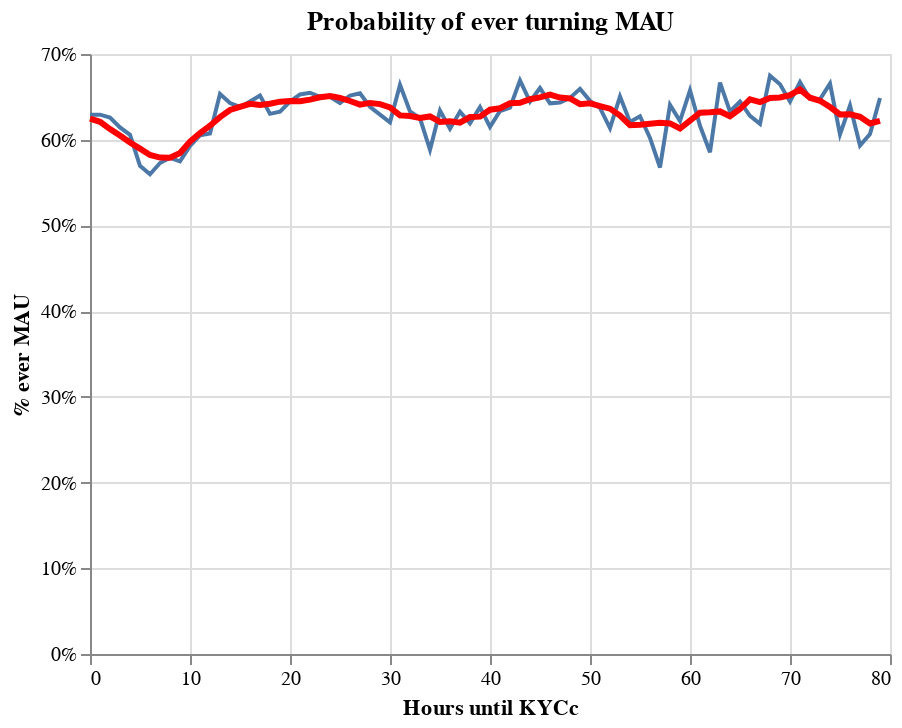

The notebook cell this image was saved under:
### Code cell
data = pd.read_pickle("kyc_time.pkl")


data["time_diff"] = data["time_diff"] / 60
data["time_diff"] = data["time_diff"].round(0)

data = data.groupby(["time_diff"]).agg("mean").reset_index()


data = data.loc[data["time_diff"] < 80, :]

original = (
    alt.Chart(data)
    .mark_line()
    .encode(
        x=alt.X("time_diff:Q", axis=alt.Axis(title="Hours until KYCc")),
        y=alt.Y("activated:Q", axis=alt.Axis(format="%", title="% ever MAU")),
    )
    .properties(title="Probability of ever turning MAU", width=400)
)


ma = (
    alt.Chart(data)
    .mark_line(color="red", size=3)
    .transform_window(rolling_mean="mean(activated)", frame=[-3, 3])
    .encode(x="time_diff:Q", y="rolling_mean:Q")
)

original + ma

### Figure 1 — Vega-Lite specification as saved in the notebook (floating-point values rounded to 4 significant figures)
{"config": {"view": {"continuousWidth": 400, "continuousHeight": 300}}, "layer": [{"mark": "line", "encoding": {"x": {"type": "quantitative", "axis": {"title": "Hours until KYCc"}, "field": "time_diff"}, "y": {"type": "quantitative", "axis": {"format": "%", "title": "% ever MAU"}, "field": "activated"}}, "title": "Probability of ever turning MAU", "width": 400}, {"mark": {"type": "line", "color": "red", "size": 3}, "encoding": {"x": {"type": "quantitative", "field": "time_diff"}, "y": {"type": "quantitative", "field": "rolling_mean"}}, "transform": [{"window": [{"op": "mean", "field": "activated", "as": "rolling_mean"}], "frame": [-3, 3]}]}], "data": {"name": "data-7413cc6c10d084a967381f8930646a75"}, "$schema": "https://vega.github.io/schema/vega-lite/v4.0.2.json", "datasets": {"data-7413cc6c10d084a967381f8930646a75": [{"time_diff": 0.0, "attempts": 1.052, "total": 11.14, "volume": 1862.0, "activated": 0.6292}, {"time_diff": 1.0, "attempts": 1.486, "total": 11.34, "volume": 1907.0, "activated": 0.6293}, {"time_diff": 2.0, "attempts": 1.677, "total": 11.34, "volume": 1850.0, "activated": 0.6259}, {"time_diff": 3.0, "attempts": 1.701, "total": 11.33, "volume": 1948.0, "activated": 0.6144}, {"time_diff": 4.0, "attempts": 1.598, "total": 11.04, "volume": 1863.0, "activated": 0.6057}, {"time_diff": 5.0, "attempts": 1.443, "total": 11.22, "volume": 1647.0, "activated": 0.5695}, {"time_diff": 6.0, "attempts": 1.269, "total": 11.56, "volume": 1536.0, "activated": 0.5597}, {"time_diff": 7.0, "attempts": 1.111, "total": 11.59, "volume": 1511.0, "activated": 0.5728}, {"time_diff": 8.0, "attempts": 1.104, "total": 11.88, "volume": 1464.0, "activated": 0.5789}, {"time_diff": 9.0, "attempts": 1.135, "total": 11.72, "volume": 1451.0, "activated": 0.5747}, {"time_diff": 10.0, "attempts": 1.195, "total": 11.01, "volume": 1572.0, "activated": 0.5929}, {"time_diff": 11.0, "attempts": 1.228, "total": 10.98, "volume": 1582.0, "activated": 0.605}, {"time_diff": 12.0, "attempts": 1.34, "total": 10.74, "volume": 1699.0, "activated": 0.6073}, {"time_diff": 13.0, "attempts": 1.673, "total": 12.3, "volume": 1934.0, "activated": 0.6533}, {"time_diff": 14.0, "attempts": 1.741, "total": 12.07, "volume": 1929.0, "activated": 0.6427}, {"time_diff": 15.0, "attempts": 1.767, "total": 11.17, "volume": 1936.0, "activated": 0.6383}, {"time_diff": 16.0, "attempts": 1.889, "total": 10.86, "volume": 1970.0, "activated": 0.6446}, {"time_diff": 17.0, "attempts": 1.902, "total": 11.53, "volume": 2052.0, "activated": 0.6516}, {"time_diff": 18.0, "attempts": 1.941, "total": 10.92, "volume": 1844.0, "activated": 0.6302}, {"time_diff": 19.0, "attempts": 1.936, "total": 11.02, "volume": 1850.0, "activated": 0.6327}, {"time_diff": 20.0, "attempts": 2.061, "total": 11.02, "volume": 1728.0, "activated": 0.6444}, {"time_diff": 21.0, "attempts": 2.044, "total": 10.93, "volume": 1652.0, "activated": 0.6528}, {"time_diff": 22.0, "attempts": 2.099, "total": 11.31, "volume": 1843.0, "activated": 0.6548}, {"time_diff": 23.0, "attempts": 2.127, "total": 11.1, "volume": 1944.0, "activated": 0.65}, {"time_diff": 24.0, "attempts": 2.139, "total": 10.66, "volume": 1756.0, "activated": 0.6501}, {"time_diff": 25.0, "attempts": 2.236, "total": 10.88, "volume": 2044.0, "activated": 0.6427}, {"time_diff": 26.0, "attempts": 2.323, "total": 10.61, "volume": 1952.0, "activated": 0.6516}, {"time_diff": 27.0, "attempts": 2.391, "total": 12.47, "volume": 2066.0, "activated": 0.6543}, {"time_diff": 28.0, "attempts": 2.366, "total": 10.21, "volume": 1690.0, "activated": 0.6383}, {"time_diff": 29.0, "attempts": 2.341, "total": 10.71, "volume": 1673.0, "activated": 0.6293}, {"time_diff": 30.0, "attempts": 2.372, "total": 11.48, "volume": 1824.0, "activated": 0.6204}, {"time_diff": 31.0, "attempts": 2.295, "total": 11.7, "volume": 1512.0, "activated": 0.6641}, {"time_diff": 32.0, "attempts": 2.158, "total": 11.24, "volume": 2029.0, "activated": 0.633}, {"time_diff": 33.0, "attempts": 2.017, "total": 10.87, "volume": 1601.0, "activated": 0.625}, {"time_diff": 34.0, "attempts": 1.974, "total": 10.56, "volume": 1494.0, "activated": 0.5882}, {"time_diff": 35.0, "attempts": 1.986, "total": 10.67, "volume": 1403.0, "activated": 0.6338}, {"time_diff": 36.0, "attempts": 1.905, "total": 11.74, "volume": 1949.0, "activated": 0.6127}, {"time_diff": 37.0, "attempts": 1.782, "total": 11.11, "volume": 1871.0, "activated": 0.6328}, {"time_diff": 38.0, "attempts": 1.846, "total": 10.71, "volume": 1537.0, "activated": 0.6191}, {"time_diff": 39.0, "attempts": 2.05, "total": 10.85, "volume": 1925.0, "activated": 0.638}, {"time_diff": 40.0, "attempts": 2.145, "total": 11.26, "volume": 1478.0, "activated": 0.6148}, {"time_diff": 41.0, "attempts": 2.215, "total": 11.06, "volume": 1444.0, "activated": 0.6335}, {"time_diff": 42.0, "attempts": 2.264, "total": 11.45, "volume": 1838.0, "activated": 0.6374}, {"time_diff": 43.0, "attempts": 2.332, "total": 11.21, "volume": 1910.0, "activated": 0.6692}, {"time_diff": 44.0, "attempts": 2.203, "total": 10.34, "volume": 1993.0, "activated": 0.6445}, {"time_diff": 45.0, "attempts": 2.289, "total": 10.82, "volume": 1701.0, "activated": 0.6602}, {"time_diff": 46.0, "attempts": 2.354, "total": 11.4, "volume": 2210.0, "activated": 0.6424}, {"time_diff": 47.0, "attempts": 2.451, "total": 11.21, "volume": 1785.0, "activated": 0.6434}, {"time_diff": 48.0, "attempts": 2.489, "total": 11.5, "volume": 1767.0, "activated": 0.6488}, {"time_diff": 49.0, "attempts": 2.448, "total": 10.83, "volume": 1797.0, "activated": 0.6593}, {"time_diff": 50.0, "attempts": 2.494, "total": 10.88, "volume": 1711.0, "activated": 0.6453}, {"time_diff": 51.0, "attempts": 2.538, "total": 12.11, "volume": 2706.0, "activated": 0.637}, {"time_diff": 52.0, "attempts": 2.508, "total": 10.43, "volume": 2366.0, "activated": 0.6136}, {"time_diff": 53.0, "attempts": 2.337, "total": 10.02, "volume": 1783.0, "activated": 0.6503}, {"time_diff": 54.0, "attempts": 2.139, "total": 11.84, "volume": 5394.0, "activated": 0.6207}, {"time_diff": 55.0, "attempts": 2.206, "total": 10.48, "volume": 1911.0, "activated": 0.6274}, {"time_diff": 56.0, "attempts": 2.188, "total": 10.74, "volume": 1701.0, "activated": 0.6021}, {"time_diff": 57.0, "attempts": 2.174, "total": 11.83, "volume": 2266.0, "activated": 0.5676}, {"time_diff": 58.0, "attempts": 1.922, "total": 13.34, "volume": 1290.0, "activated": 0.6406}, {"time_diff": 59.0, "attempts": 2.3, "total": 12.79, "volume": 1987.0, "activated": 0.6217}, {"time_diff": 60.0, "attempts": 2.193, "total": 11.38, "volume": 2161.0, "activated": 0.6576}, {"time_diff": 61.0, "attempts": 2.387, "total": 10.7, "volume": 1394.0, "activated": 0.6162}, {"time_diff": 62.0, "attempts": 2.396, "total": 9.149, "volume": 1747.0, "activated": 0.5854}, {"time_diff": 63.0, "attempts": 2.133, "total": 9.682, "volume": 3119.0, "activated": 0.6667}, {"time_diff": 64.0, "attempts": 2.381, "total": 10.71, "volume": 1803.0, "activated": 0.6329}, {"time_diff": 65.0, "attempts": 2.444, "total": 11.25, "volume": 2310.0, "activated": 0.6444}, {"time_diff": 66.0, "attempts": 2.628, "total": 11.02, "volume": 1728.0, "activated": 0.6279}, {"time_diff": 67.0, "attempts": 2.644, "total": 9.864, "volume": 2654.0, "activated": 0.6185}, {"time_diff": 68.0, "attempts": 2.566, "total": 10.39, "volume": 1777.0, "activated": 0.6747}, {"time_diff": 69.0, "attempts": 2.731, "total": 11.69, "volume": 1928.0, "activated": 0.6647}, {"time_diff": 70.0, "attempts": 2.781, "total": 11.15, "volume": 2086.0, "activated": 0.6444}, {"time_diff": 71.0, "attempts": 2.631, "total": 10.73, "volume": 2210.0, "activated": 0.6671}, {"time_diff": 72.0, "attempts": 2.732, "total": 10.27, "volume": 2100.0, "activated": 0.6476}, {"time_diff": 73.0, "attempts": 2.932, "total": 10.48, "volume": 1848.0, "activated": 0.6472}, {"time_diff": 74.0, "attempts": 3.167, "total": 11.53, "volume": 2063.0, "activated": 0.6655}, {"time_diff": 75.0, "attempts": 2.859, "total": 11.33, "volume": 2043.0, "activated": 0.6063}, {"time_diff": 76.0, "attempts": 2.827, "total": 11.55, "volume": 1515.0, "activated": 0.6399}, {"time_diff": 77.0, "attempts": 2.85, "total": 10.34, "volume": 1970.0, "activated": 0.5932}, {"time_diff": 78.0, "attempts": 2.78, "total": 10.7, "volume": 1465.0, "activated": 0.6065}, {"time_diff": 79.0, "attempts": 2.664, "total": 10.02, "volume": 1833.0, "activated": 0.6486}]}}
